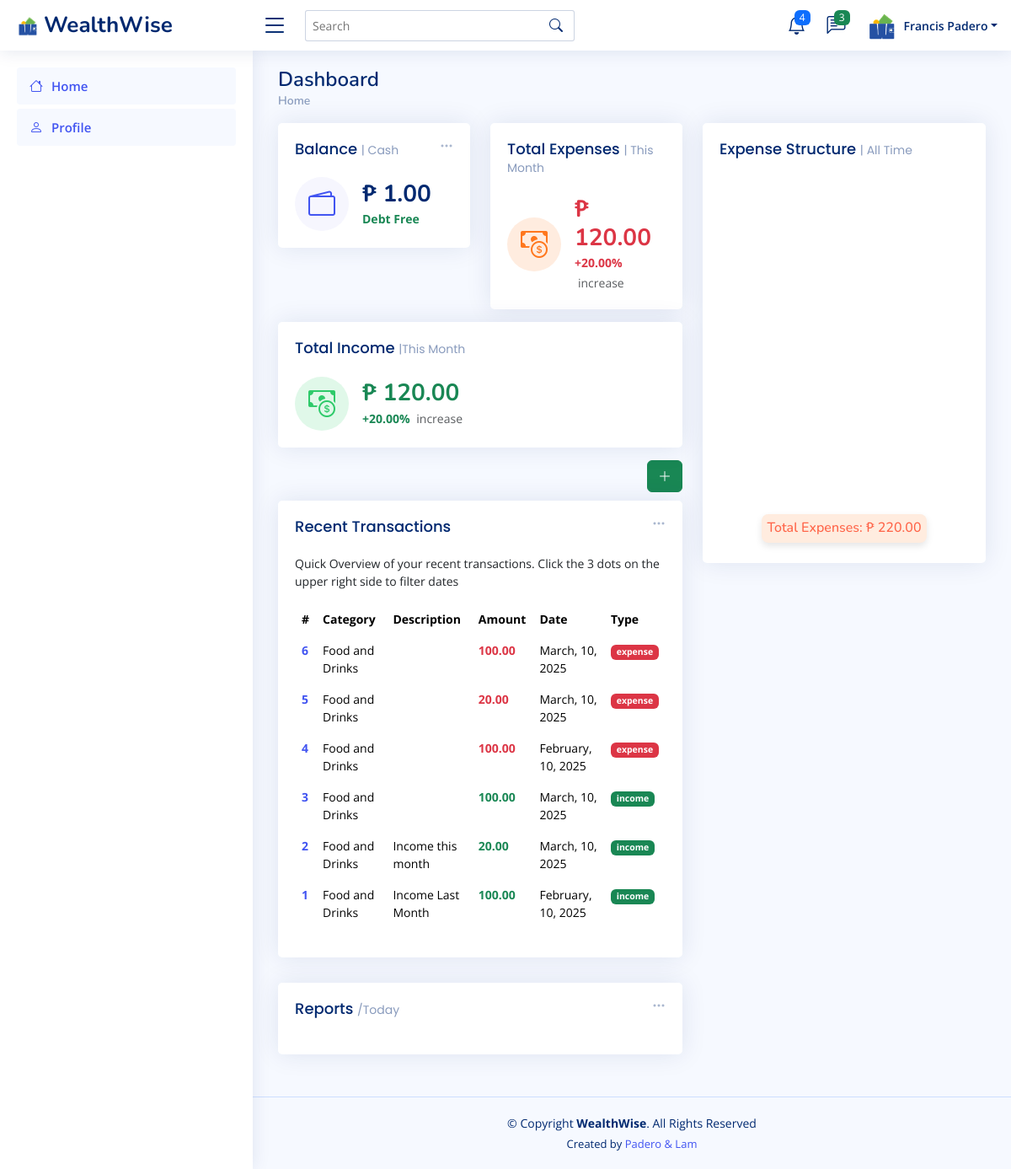
Page /view/index.php (signed in) on the committed database.
### tables this page shows
CREATE TABLE `accounts` (
  `userid` int(11) NOT NULL,
  `first_name` varchar(50) NOT NULL,
  `last_name` varchar(50) NOT NULL,
  `balance` decimal(10,2) NOT NULL DEFAULT 0.00,
  `email` varchar(50) NOT NULL,
  `password` varchar(255) NOT NULL
);

CREATE TABLE `transactions` (
  `transaction_id` int(11) NOT NULL,
  `userid` int(11) NOT NULL,
  `category` varchar(50) NOT NULL,
  `description` text DEFAULT NULL,
  `amount` decimal(10,2) NOT NULL,
  `date` datetime DEFAULT current_timestamp(),
  `payment_type` enum('cash','credit') NOT NULL,
  `transaction` enum('expense','income') NOT NULL
);

### controller/getData.php (called while the page is built, shortened)
<?php
$userid = intval($_SESSION['authUser']['userid']);
$sql = "SELECT *
        FROM transactions
        WHERE userid = ?";
$sql .= " ORDER BY transaction_id DESC";
$stmt = $conn->prepare($sql);
if ($stmt) {
  $stmt->bind_param("i", $userid);
  if ($stmt->execute()) {
    $result = $stmt->get_result();
  } else {
    $_SESSION['message'] = "Failed to filter transactions!";
    $_SESSION['code'] = "error";
  }
} else {
  $_SESSION['message'] = "Error preparing statement for transactions!";
  $_SESSION['code'] = "error";
}
$sqlAllTimeExpense = "SELECT SUM(amount) AS total
                      FROM transactions
                      WHERE userid = ?
                      AND transaction = 'expense'";
$stmtAllTimeExpense = $conn->prepare($sqlAllTimeExpense);
if ($stmtAllTimeExpense) {
  $stmtAllTimeExpense->bind_param("i", $userid);
  if ($stmtAllTimeExpense->execute()) {
    $allTimeExpenseResult = $stmtAllTimeExpense->get_result();
    $allTimeExpense = $allTimeExpenseResult->fetch_assoc()['total'] ?? 0;
  }
}
$sql3 = "SELECT SUM(amount) AS total FROM transactions WHERE userid = ? AND transaction = 'expense' AND MONTH(date) = MONTH(CURDATE()) AND YEAR(date) = YEAR(CURDATE()) ";
$stmt3 = $conn->prepare($sql3);
if ($stmt3) {
  $stmt3->bind_param("i", $userid);
  if ($stmt3->execute()) {
    $expenseResult = $stmt3->get_result();
    $totalExpense = $expenseResult->fetch_assoc()['total'] ?? 0;
  }
}
$sqlPrev = "SELECT SUM(amount) AS total FROM transactions WHERE userid = ? AND transaction = 'expense' AND MONTH(date) = MONTH(CURRENT_DATE - INTERVAL 1 MONTH)";
$stmtPrev = $conn->prepare($sqlPrev);
if ($stmtPrev) {
  $stmtPrev->bind_param("i", $userid);
  if ($stmtPrev->execute()) {
    $prevExpenseResult = $stmtPrev->get_result();
    $prevExpense = $prevExpenseResult->fetch_assoc()['total'] ?? 0;
  }
}
if ($prevExpense > 0) {
  $percentageIncrease = (($totalExpense - $prevExpense) / $prevExpense) * 100;
}
$sql4 = "SELECT SUM(amount) AS total FROM transactions WHERE userid = ? AND transaction = 'income' AND MONTH(date) = MONTH(CURDATE()) AND YEAR(date) = YEAR(CURDATE())";
$stmt4 = $conn->prepare($sql4);
if ($stmt4) {
  $stmt4->bind_param("i", $userid);
  if ($stmt4->execute()) {
    $incomeResult = $stmt4->get_result();
    $totalIncome = $incomeResult->fetch_assoc()['total'] ?? 0;
  }
}
$sqlPrevIncome = "SELECT SUM(amount) AS total FROM transactions WHERE userid = ? AND transaction = 'income' AND MONTH(date) = MONTH(CURRENT_DATE - INTERVAL 1 MONTH)";
$stmtPrevIncome = $conn->prepare($sqlPrevIncome);
if ($stmtPrevIncome) {
  $stmtPrevIncome->bind_param("i", $userid);
  if ($stmtPrevIncome->execute()) {
    $prevIncomeResult = $stmtPrevIncome->get_result();
    $prevIncome = $prevIncomeResult->fetch_assoc()['total'] ?? 0;
  }
}
if ($prevIncome > 0) {
  $incomePercentageIncrease = (($totalIncome - $prevIncome) / $prevIncome) * 100;
}
$sql5 = "SELECT *
         FROM `accounts`
         WHERE `userid` = ?";
$stmt5 = $conn->prepare($sql5);
if ($stmt5) {
  $stmt5->bind_param("i", $userid);
  if ($stmt5->execute()) {
    $result5 = $stmt5->get_result();
    if ($result5->num_rows > 0) {
      $data = $result5->fetch_assoc();
      $firstName = $data['first_name'];
      $lastName = $data['last_name'];
      $balance = $data['balance'];
    } else {
      $_SESSION['message'] = "No user found with the given ID!";
      $_SESSION['code'] = "info";
    }
  } else {
    $_SESSION['message'] = "Failed to execute statement!";
    $_SESSION['code'] = "error";
  }
} else {
  $_SESSION['message'] = "Error preparing statement!";
  $_SESSION['code'] = "error";
}

### view/pages/dashboard.php (the view, shortened to what this page needs)
<div class="pagetitle">
  <h1>Dashboard</h1>
  <nav>
    <ol class="breadcrumb">
      <li class="breadcrumb-item"><a href="">Home</a></li>
    </ol>
  </nav>
</div>
<section class="section dashboard">
  <div class="row">
    <div class="col-lg-7">
      <div class="row" style="margin-bottom: 0;">
        <div class="col-xxl-4 col-md-6">
          <div class="card info-card balance-card">
            <div class="filter">
              <a class="icon" href="#" data-bs-toggle="dropdown"><i class="bi bi-three-dots"></i></a>
            </div>
            <div class="card-body">
              <h5 class="card-title">Balance <span>| Cash</span></h5>
              <div class="d-flex align-items-center">
                <div class="card-icon rounded-circle d-flex align-items-center justify-content-center">
                  <i class="bi bi-wallet2"></i>
                </div>
                <div class="ps-3">
                  <h6 id="currentBalance">₱ <?php echo number_format($balance, 2); ?></h6>
                  <span id="balanceStatus" class="text-success small pt-1 fw-bold">Debt Free</span>
                </div>
              </div>
            </div>
          </div>
        </div>
        <div class="col-xxl-4 col-md-6">
          <div class="card info-card expense-card">
            <div class="card-body">
              <h5 class="card-title">Total Expenses <span>| This Month</span></h5>
              <div class="d-flex align-items-center">
                <div class="card-icon rounded-circle d-flex align-items-center justify-content-center">
                  <i class="bi bi-cash-coin"></i>
                </div>
                <div class="ps-3">
                  <h6 class="text-danger">₱ <?php echo number_format($totalExpense, 2); ?></h6>
                  <span class="text-danger small pt-1 fw-bold">
                    <?php echo ($percentageIncrease >= 0 ? '+' : '') . number_format($percentageIncrease, 2) . '%'; ?>
                  </span>
                  <span class="text-muted small pt-2 ps-1">
                    <?php echo ($percentageIncrease >= 0) ? 'increase' : 'decrease'; ?>
                  </span>
                </div>
              </div>
            </div>
          </div>
        </div>
        <div class="col-xxl-4 col-xl-12">
          <div class="card info-card income-card">
            <div class="card-body">
              <h5 class="card-title">Total Income <span>|This Month</span></h5>
              <div class="d-flex align-items-center">
                <div class="card-icon rounded-circle d-flex align-items-center justify-content-center">
                  <i class="bi bi-cash-coin"></i>
                </div>
                <div class="ps-3">
                  <h6 class="text-success">₱ <?php echo number_format($totalIncome, 2); ?></h6>
                  <span class="text-success small pt-1 fw-bold">
                    <?php echo ($incomePercentageIncrease >= 0 ? '+' : '') . number_format($incomePercentageIncrease, 2) . '%'; ?>
                  </span>
                  <span class="text-muted small pt-2 ps-1">
                    <?php echo ($incomePercentageIncrease >= 0) ? 'increase' : 'decrease'; ?>
                  </span>
                </div>
              </div>
            </div>
          </div>
        </div>
      </div>
      <div class="text-end">
        <a href="#" class="btn btn-success" data-bs-toggle="modal" data-bs-target="#addRecordModal">
          <i class="bi bi-plus-lg"></i>
        </a>
      </div>
      <div class="col-12" style="margin-top: 10px;">
        <div class="card recent-sales overflow-auto">
          <div class="filter">
            <a class="icon" href="#" data-bs-toggle="dropdown"><i class="bi bi-three-dots"></i></a>
          </div>
          <div class="card-body">
            <h5 class="card-title">
              Recent Transactions
            </h5>
            <p>Quick Overview of your recent transactions. Click the 3 dots on the upper right side to filter dates</p>
            <div style="max-height: 400px; overflow-y: auto;">
              <table class="table table-borderless table-hover">
                <thead>
                  <tr>
                    <th scope="col">#</th>
                    <th scope="col">Category</th>
                    <th scope="col">Description</th>
                    <th scope="col">Amount</th>
                    <th scope="col">Date</th>
                    <th scope="col">Type</th>
                  </tr>
                </thead>
                <tbody>
                  <?php if ($result->num_rows > 0): ?>
                    <?php
                    $rowNumber = $result->num_rows;
                    while ($row = $result->fetch_assoc()):
                    ?>
                      <tr class="transaction-row" data-id="<?php echo $row['transaction_id']; ?>" style="cursor: pointer;">
                        <th scope="row">
                          <a href="#"><?php echo $rowNumber; ?></a>
                        </th>
                        <td><?php echo htmlspecialchars($row['category']); ?></td>
                        <td><?php echo htmlspecialchars($row['description']); ?></td>
                        <td>
                          <span class="<?php echo $row['transaction'] === 'expense' ? 'text-danger' : 'text-success'; ?> fw-bold">
                            <?php echo number_format($row['amount'], 2); ?>
                          </span>
                        </td>
                        <td><?php echo date('F, d, Y', strtotime($row['date'])); ?></td>
                        <td>
                          <span class="badge bg-<?php echo $row['transaction'] === 'expense' ? 'danger' : ($row['transaction'] === 'income' ? 'success' : 'secondary'); ?>">
                            <?php echo htmlspecialchars($row['transaction']); ?>
                          </span>
                        </td>
                      </tr>
                      <?php $rowNumber--;
                      ?>
                    <?php endwhile; ?>
                  <?php else: ?>
                    <tr>
                      <td colspan="6" class="text-center">No transactions found.</td>
                    </tr>
                  <?php endif; ?>
                </tbody>
              </table>
            </div>
          </div>
        </div>
      </div>
      <div class="col-12">
        <div class="card">
          <div class="filter">
            <a class="icon" href="#" data-bs-toggle="dropdown"><i class="bi bi-three-dots"></i></a>
          </div>
          <div class="card-body">
            <h5 class="card-title">Reports <span>/Today</span></h5>
          </div>
        </div>
      </div>
    </div>
    <div class="col-lg-5">
      <div class="card">
        <div class="card-body pb-0">
          <h5 class="card-title">Expense Structure <span>| All Time</span> </h5>
          <div id="trafficChart" style="height: 50vh; width: 100%;" class="echart"></div>
          <div class="text-center mb-3">
            <h6 class="total-expenses">
              Total Expenses: ₱ <?php echo number_format($allTimeExpense, 2); ?>
            </h6>
          </div>
        </div>
      </div>
    </div>
  </div>
</section>

### view/includes/topbar.php (shortened to what this page needs)
<header id="header" class="header fixed-top d-flex align-items-center">
  <div class="d-flex align-items-center justify-content-between">
    <a href="index.php" class="logo d-flex align-items-center">
      <img src="../assets/img/wealthwise.png" alt="">
      <span class="d-none d-lg-block">WealthWise</span>
    </a>
    <i class="bi bi-list toggle-sidebar-btn"></i>
  </div>
  <div class="search-bar">
    <form class="search-form d-flex align-items-center" method="POST" action="#">
      <input type="text" name="query" placeholder="Search" title="Enter search keyword">
      <button type="submit" title="Search"><i class="bi bi-search"></i></button>
    </form>
  </div>
  <nav class="header-nav ms-auto">
    <ul class="d-flex align-items-center">
      <li class="nav-item dropdown">
        <a class="nav-link nav-icon" href="#" data-bs-toggle="dropdown">
          <i class="bi bi-bell"></i>
          <span class="badge bg-primary badge-number">4</span>
        </a>
      </li>
      <li class="nav-item dropdown">
        <a class="nav-link nav-icon" href="#" data-bs-toggle="dropdown">
          <i class="bi bi-chat-left-text"></i>
          <span class="badge bg-success badge-number">3</span>
        </a>
      </li>
      <li class="nav-item dropdown pe-3">
        <a class="nav-link nav-profile d-flex align-items-center pe-0" href="#" data-bs-toggle="dropdown">
          <img src="../assets/img/wealthwise.png" alt="Profile">
          <span class="d-none d-md-block dropdown-toggle ps-2"><?= $firstName . ' ' . $lastName ?></span>
        </a>
      </li>
    </ul>
  </nav>
</header>

### assets/css/style.css (style rules this page uses)
:root { scroll-behavior: smooth; }
body { font-family: "Open Sans", sans-serif; background: #f6f9ff; color: #444444; }
a { color: #4154f1; text-decoration: none; }
h1, h2, h3, h4, h5, h6 { font-family: "Nunito", sans-serif; }
.pagetitle { margin-bottom: 10px; }
.pagetitle h1 { font-size: 24px; margin-bottom: 0; font-weight: 600; color: #012970; }
.card { margin-bottom: 30px; border: none; border-radius: 5px; box-shadow: 0px 0 30px rgba(1, 41, 112, 0.1); }
.card-title { padding: 20px 0 15px 0; font-size: 18px; font-weight: 500; color: #012970; font-family: "Poppins", sans-serif; }
.card-title span { color: #899bbd; font-size: 14px; font-weight: 400; }
.card-body { padding: 0 20px 20px 20px; }
.breadcrumb { font-size: 14px; font-family: "Nunito", sans-serif; color: #899bbd; font-weight: 600; }
.breadcrumb a { color: #899bbd; transition: 0.3s; }
.breadcrumb .breadcrumb-item::before { color: #899bbd; }
.logo { line-height: 1; }
@media (min-width: 1200px) { .logo { width: 280px; } }
.logo img { max-height: 26px; margin-right: 6px; }
.logo span { font-size: 26px; font-weight: 700; color: #012970; font-family: "Nunito", sans-serif; }
.header { transition: all 0.5s; z-index: 997; height: 60px; box-shadow: 0px 2px 20px rgba(1, 41, 112, 0.1); background-color: #fff; padding-left: 20px; }
.header .toggle-sidebar-btn { font-size: 32px; padding-left: 10px; cursor: pointer; color: #012970; }
.header .search-bar { min-width: 360px; padding: 0 20px; }
.header .search-form { width: 100%; }
.header .search-form input { border: 0; font-size: 14px; color: #012970; border: 1px solid rgba(1, 41, 112, 0.2); padding: 7px 38px 7px 8px; border-radius: 3px; transition: 0.3s; width: 100%; }
.header .search-form button { border: 0; padding: 0; margin-left: -30px; background: none; }
.header .search-form button i { color: #012970; }
.header-nav ul { list-style: none; }
.header-nav > ul { margin: 0; padding: 0; }
.header-nav .nav-icon { font-size: 22px; color: #012970; margin-right: 25px; position: relative; }
.header-nav .nav-profile { color: #012970; }
.header-nav .nav-profile img { max-height: 36px; }
.header-nav .nav-profile span { font-size: 14px; font-weight: 600; }
.header-nav .badge-number { position: absolute; inset: -2px -5px auto auto; font-weight: normal; font-size: 12px; padding: 3px 6px; }
.dashboard .filter { position: absolute; right: 0px; top: 15px; }
.dashboard .filter .icon { color: #aab7cf; padding-right: 20px; padding-bottom: 5px; transition: 0.3s; font-size: 16px; }
.dashboard .info-card { margin-bottom: 15px; }
.dashboard .info-card h6 { font-size: 28px; color: #012970; font-weight: 700; margin: 0; padding: 0; }
.dashboard .card-icon { font-size: 32px; line-height: 0; width: 64px; height: 64px; flex-shrink: 0; flex-grow: 0; }
.dashboard .balance-card .card-icon { color: #4154f1; background: #f6f6fe; }
.dashboard .expense-card .card-icon { color: #ff771d; background: #ffecdf; }
.dashboard .income-card .card-icon { color: #2eca6a; background: #e0f8e9; }
.dashboard .recent-sales { font-size: 14px; }
.dashboard .recent-sales .table thead { background: #f6f6fe; }
.dashboard .recent-sales .table thead th { border: 0; }
.total-expenses { font-weight: 500; color: tomato; background-color: #ffecdf; padding: 7px; border-radius: 8px; display: inline-block; box-shadow: 0 4px 8px rgba(0, 0, 0, 0.1); }

### rows in the picture
accounts: first_name "Francis", last_name "Padero", balance "1.00"
transactions: category "Food and Drinks", amount "100.00", date "March, 10, 2025", transaction "expense"
transactions: category "Food and Drinks", amount "20.00", date "March, 10, 2025", transaction "expense"
transactions: category "Food and Drinks", amount "100.00", date "February, 10, 2025", transaction "expense"
transactions: category "Food and Drinks", amount "100.00", date "March, 10, 2025", transaction "income"
transactions: category "Food and Drinks", description "Income this month", amount "20.00", date "March, 10, 2025", transaction "income"
transactions: category "Food and Drinks", description "Income Last Month", amount "100.00", date "February, 10, 2025", transaction "income"

### other values in the picture
$totalExpense "120.00"
$percentageIncrease "20.00"
$totalIncome "120.00"
$incomePercentageIncrease "20.00"
$allTimeExpense "220.00"
